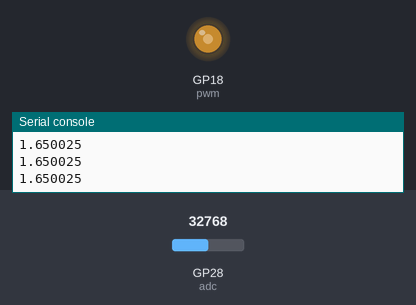
Simulated run of this program. Board: Raspberry Pi Pico running MicroPython. Shown: output pins drawn as LEDs (lit = HIGH), the last lines printed to the serial console. The inputs (shaded band) are chosen by the test bench; at power-on: GP28 (adc) = 32768 (analog values on the 0–65535 scale).

Above: at 1.2 s.
1.3 s: GP28 (adc) set to 45874
At 2.2 s:
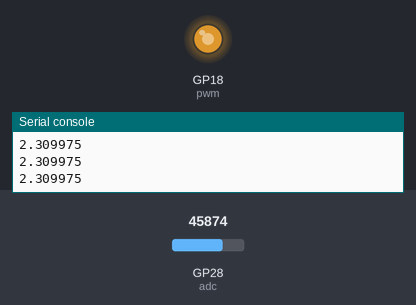
2.8 s: GP28 (adc) set to 57670
At 3.5 s:
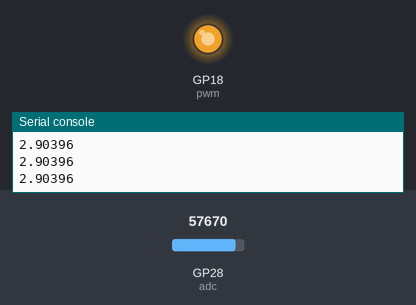
4.3 s: GP28 (adc) set to 7864
At 4.7 s:
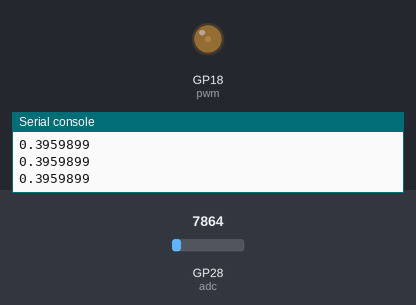
5.8 s: GP28 (adc) set to 0
At 7.2 s:
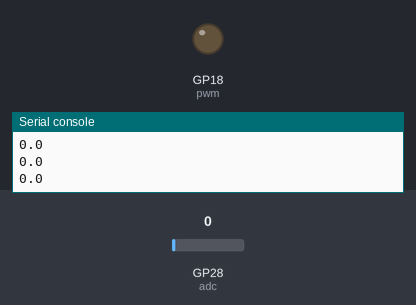
Timing chart, 0 to 8.3 s (numbered marks = the images above; inputs shaded):
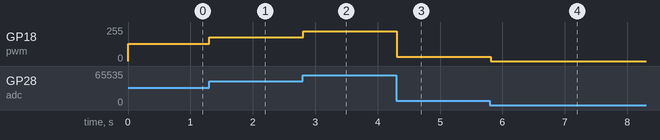

Measured:
- after the input at 1.3 s, GP18 (pwm): 128/255 → 178/255 at once
- after the input at 2.8 s, GP18 (pwm): 178/255 → 224/255 at once
- after the input at 4.3 s, GP18 (pwm): 224/255 → 31/255 at once
- after the input at 5.8 s, GP18 (pwm): 31/255 → 0/255 at once

The program:

AIO_Test.py
```python
# AIO_Test.py
# 類比輸出入信號GPIO測試程式
# OmniXRI Jack, May 2021

from machine import Pin, ADC, PWM #  從machine導入Pin, ADC, PWM硬體參數設定類別
import utime       # 導入時間相關函式庫

pwm = PWM(Pin(18)) # 設定LED1為PWM輸出腳
pwm.freq(1000)     # 設定PWM頻率為1000 Hz
adc = ADC(2)       # 設定連接到ADC2(GP28)，亦可寫成ADC(28)
factor = 3.3 / (65535) # 電壓轉換因子

while True: # 若真則循環
    reading = adc.read_u16() # 讀取類比輸入值16bit無號整數
    pwm.duty_u16(reading)    # 將輸入值轉至PWM工作周期值
    vlot = reading * factor  # 將輸入值轉成電壓值
    print(vlot)              # 將輸入電壓值列印至Shell區
    utime.sleep(0.1)         # 延時0.1秒
    
```
